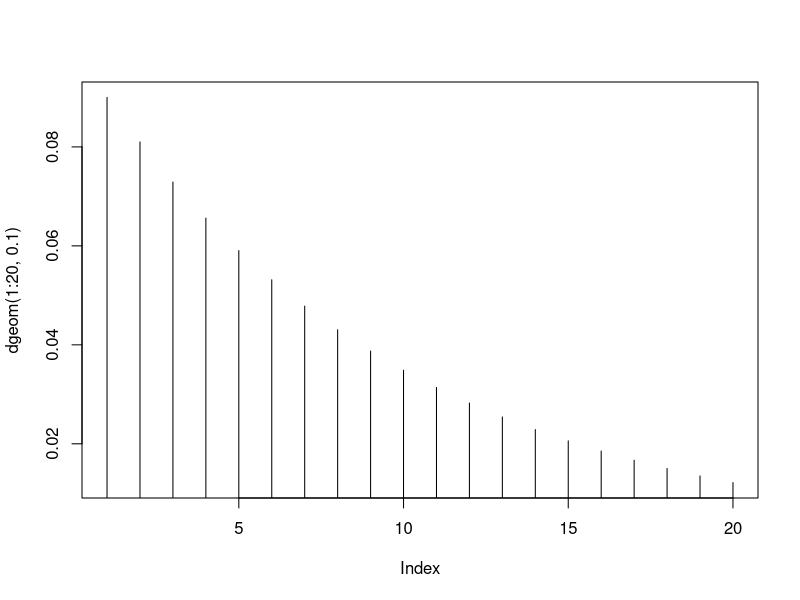
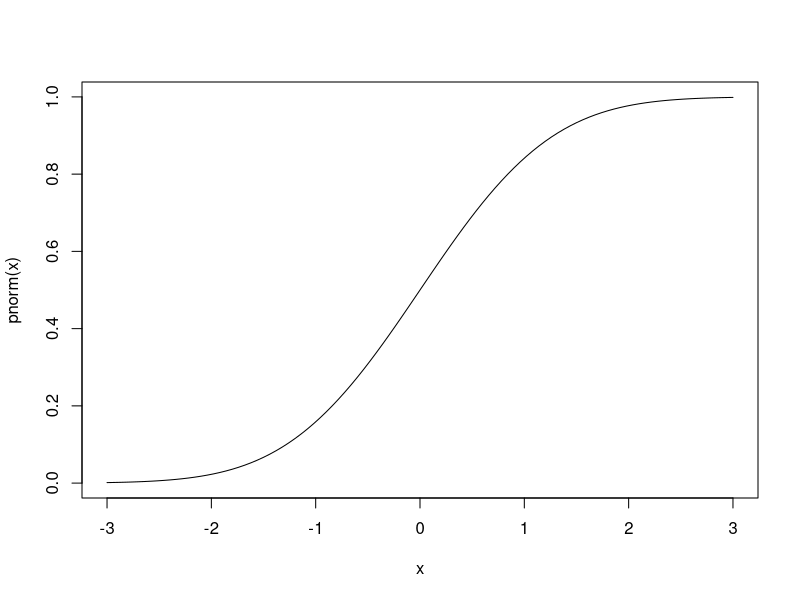
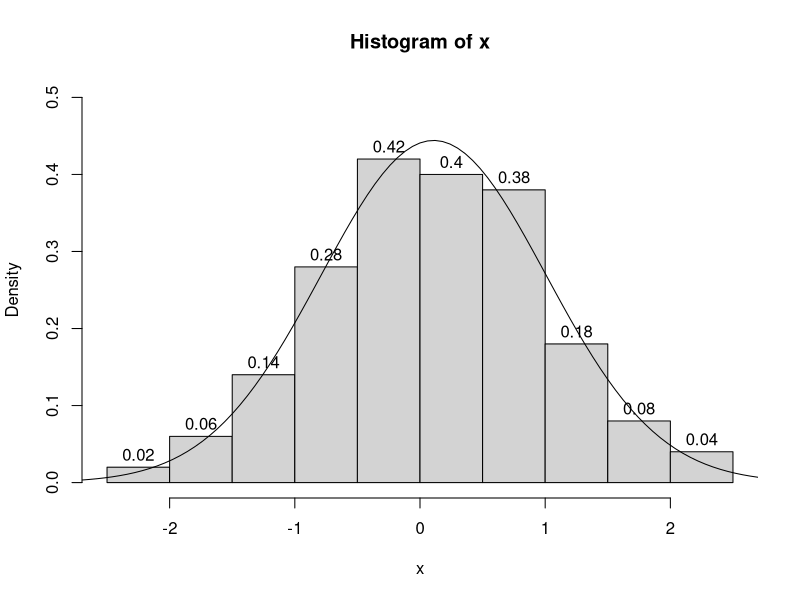
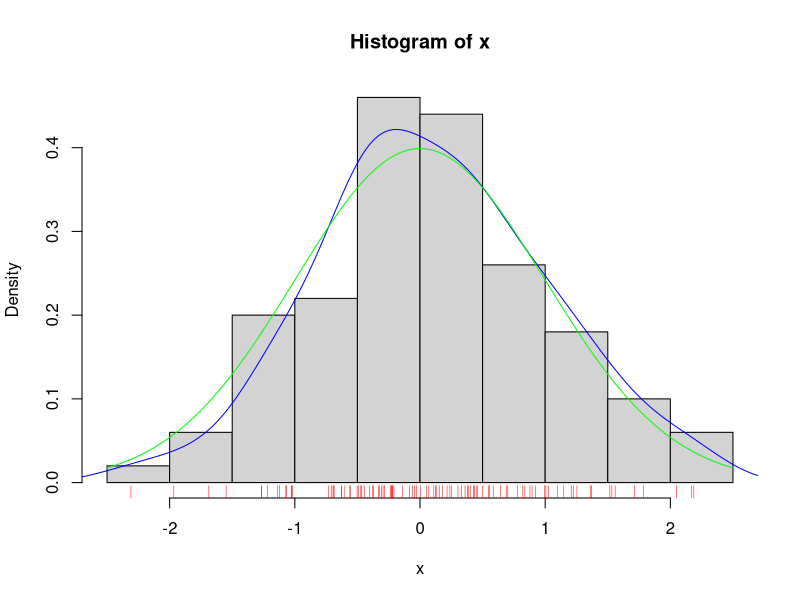
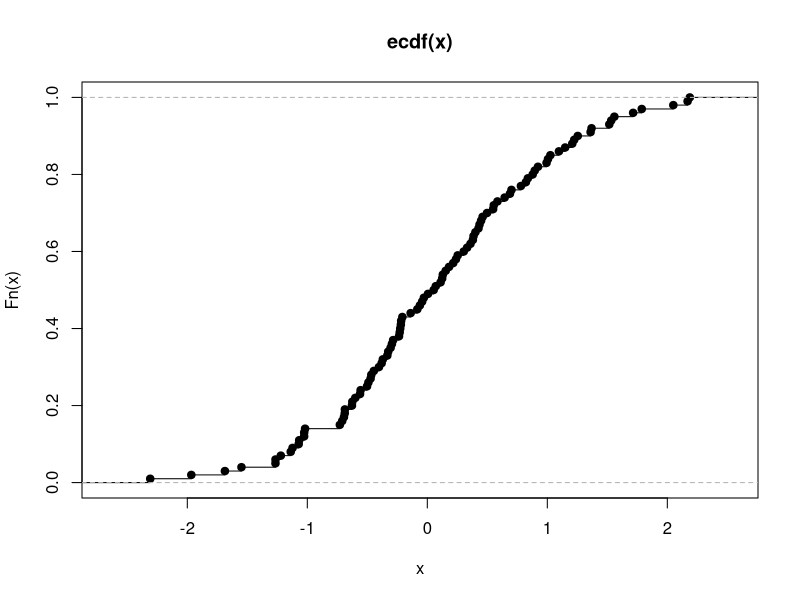
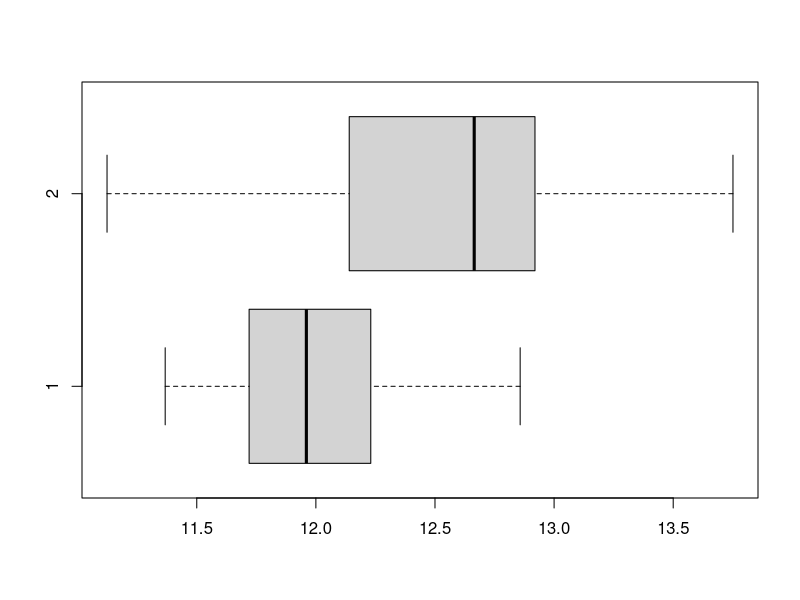

Write the R code that produced these figures, in order.
## ---- chunk 1
knitr::opts_chunk$set(echo = TRUE, out.width="40%")
library(tibble)
library(purrr)
## ---- chunk 2
corso <- tribble(
  ~argomento, ~ore, ~fonte,
  "Richiami di statistica", 5, "slide pdf",
  "L'ambiente RStudio", 1, knitr::current_input(),
  "Il linguaggio R", 3, knitr::current_input(),
  "Modelli di regressione lineare e lineare generalizzata", 2, "reglin.Rmd",
  "Serie temporali e modelli ARIMA", 3, "ARIMA.Rmd",
  "*Tidyverse*", 4, "tidy.Rmd",
  "Mappe e GIS", 3, "maps.Rmd"
)
## ---- chunk 3
corso %>%pwalk(~cat(paste0("1. ",..1, ", ", ..2, "h *(", ..3, ")*" ), sep="\n"))
cat("\n* **TOTALE: ", sum(corso$ore), "h**")
## ---- chunk 4
a <- 1
# ma anche
b = 2
# tuttavia si preferisce la notazione a freccia, 
# perché funziona anche così:
3 -> c
# per visualizzare il valore di una variabile:
c
# in un colpo solo:
(d <- "stringa")
## ---- chunk 5
c(1L, 7, "2")
c(T, 0)
as.numeric(c("a", "1"))
as.character(c(1, 1.7))
## ---- chunk 6
# Si costruiscono con l'operatore/funzione c():
v1 <- c(10, 2, 7.5, 3)
# oppure con una sequenza:
v2 <- 1:10
# anche con passo specificato:
v3 <- seq(1, 10, 0.5)
# Le funzioni si chiamano con le parentesi tonde, 
# separando argomenti con ,
## ---- chunk 7
(m1 <- matrix(1:10, 2, 5))
## ---- chunk 8
attr(m1, "dim")
v <- 1:4
attr(v, "dim") <- c(2,2) # equivale a dim(m) <- c(2,2)
v
## ---- chunk 9
(vf <- factor(LETTERS[1:5], ordered=T))
class(vf)
typeof(vf)
vf[1] < vf[3]
## ---- chunk 10
# Le variabili sono nativamente dei vettori.
# Gli scalari sono solo vettori di dimensione 1
length(a)
length(v1)
# le funzioni agiscono quindi sempre su vettori:
a * 2
v3 + 2
## ---- chunk 11
v1[3]
m1[1,1]
m1[2,]
m1[,]
## ---- chunk 12
v1[c(2,4,1)]
v2[v2 %% 2 == 0]
v2 %% 2 == 0 # operatore modulo (resto)
## ---- chunk 13
my_fun <- function(x) x^2
my_fun(1:5)
your_fun <- my_fun
your_fun(6)
my_apply <- function(x, f) f(x)
my_apply(10, my_fun)
## ---- chunk 14
`pwr<-` <- function(obj, value) obj ** value
a <- 2
pwr(a) <- 10
a
## ---- chunk 15
f <- function(x, y, n=10, test=F) { 
  ifelse(test, 0, x^y + n)
}
f(2, 10)
f(test=F, y=10, x=2)
f(test=T)
## ---- chunk 16
system.time(m <- mean(1:1E6))
m
## ---- chunk 17
df <- data.frame(A=1:10, B=letters[1:10])
head(df)
## ---- chunk 18
df[2,2]
df$B[2]
# anche in assegnazione
df$C <- LETTERS[1:10]
head(df, 3)
## ---- chunk 19
v <- runif(5, 1, 10)
sort(v)
rev(sort(v))
sort(v, decreasing = T)
## ---- chunk 20
df <- data.frame(A=1:5, B=runif(5))
df[order(df$B),]
## ---- chunk 21
sample(1:10) # con reinserimento
sample(1:10, replace = T) # senza reinserimento
sample(1:10, size = 5)
sample(10) # generazione interi casuali senza rpetizione
## ---- chunk 22
(df <- expand.grid(A=1:2, B=c("-", "+")))
## ---- chunk 23
by(df$A, INDICES = df$B, FUN=sum)
aggregate(A~B, data = df, FUN = sum)
## ---- chunk 24
(m <- matrix(sample(6), 2, 3))
apply(m, 1, sum)
apply(m, 2, sum)
## ---- chunk 25
v <- 1:10
head(lapply(v, sqrt), n = 2)
## ---- chunk 26
v <- 1:5
names(v) <- paste0("sqrt(",v,")")
sapply(v, sqrt)
## ---- chunk 27
head(airquality, n = 3)
with(airquality, table(OzHi = Ozone > 80, Month, 
                       useNA = "ifany"))
## ---- chunk 28
round(with(airquality, 
           tapply(Ozone, Month, mean, na.rm=T)), 1)
# O anche:
aggregate(Ozone~Month, data=airquality, FUN=mean, ra.rm=T)
## ---- chunk 29
plot(dgeom(1:20, 0.1), typ="h")
curve(pnorm(x), xlim=c(-3, 3))
## ---- chunk 30
set.seed(1)
x <- rnorm(100)
m <- mean(x); s <- sd(x)
hist(x, prob=T, ylim=c(0, 0.5), labels=T)
curve(dnorm(x, mean=m, sd=s), xlim=c(-3, 3), add=T)
## ---- chunk 31
set.seed(123)
x <- rnorm(100)
hist(x, prob=T)
rug(x, col="red")
lines(density(x), col="blue")
curve(dnorm(x), add=T, col="green")
## ---- chunk 32
plot(ecdf(x))
## ---- chunk 33
set.seed(123)
y1 <- rnorm(10, 12, 0.5); y2 <- rnorm(12, 12.5, 0.7)
boxplot(y1, y2, horizontal=T)
## ---- chunk 34
(vt <- var.test(y1, y2))
## ---- chunk 35
t.test(y1, y2, var.equal=(vt$p.value>0.05))
## ---- chunk 36
names(vt)
vt$p.value
